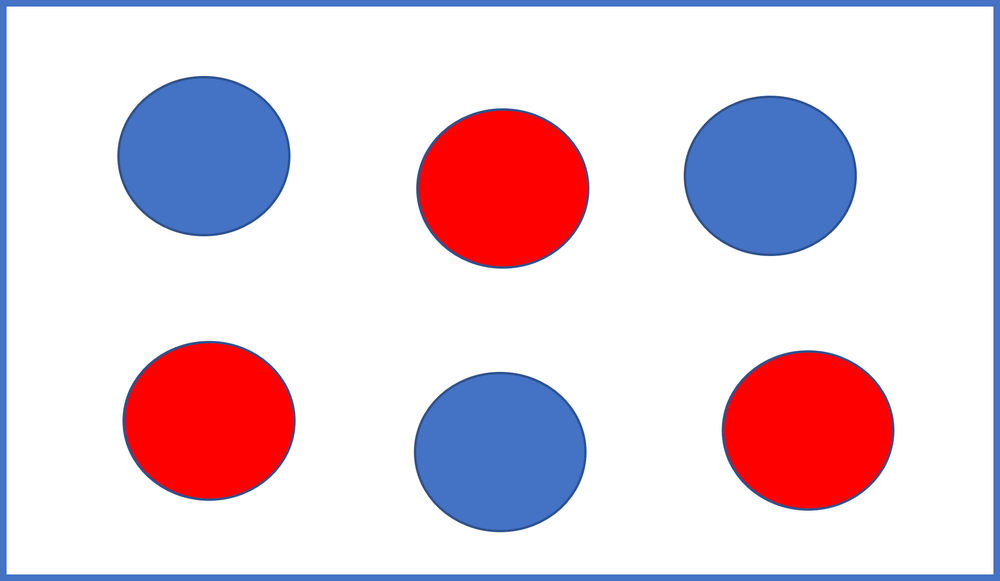
#> input picture 189304/24oct/image.png, 1000 x 581 px, shrunk from 2131 x 1239 before the run
$ python ejemplo.py
#> lines starting #> are read from the running program, lines starting #| are printed output that depends on the picture; after the words box and inside, x2 and y2 are one past the last pixel; in counts of white or black regions, pixels touching at a corner belong together
import cv2, os
import numpy as np

cwd = os.path.dirname(os.path.abspath(__file__))
os.chdir(cwd)

image = cv2.imread('image.png')
#> image is the input picture: shape (581, 1000, 3); mean B, G, R 218.2, 205.7, 225.8
original = image.copy()
cv2.imshow('Original', image)

image = cv2.cvtColor(image, cv2.COLOR_BGR2HSV)
#> image: shape (581, 1000, 3); mean H, S, V 18.8, 52.8, 245.1

# Rojo (Hue) de 0 a 20 y de 170 a 180
lower1 = np.array([0, 128, 128])
upper1 = np.array([10, 255, 255])

lower2 = np.array([170, 128, 128])
upper2 = np.array([179, 255, 255])

mask_red_1 = cv2.inRange(image, lower1, upper1)
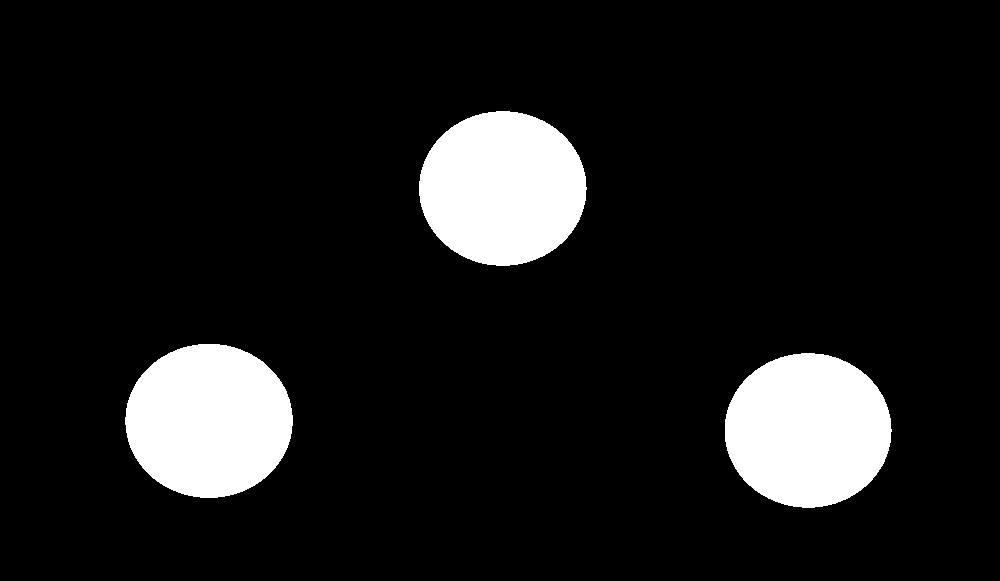
#> mask_red_1: shape (581, 1000); 10.5% white; 3 white regions, box (x1, y1, x2, y2) and area: (419, 111, 587, 266) 20330, (725, 353, 892, 508) 20271, (125, 344, 293, 498) 20269
mask_red_2 = cv2.inRange(image, lower2, upper2)
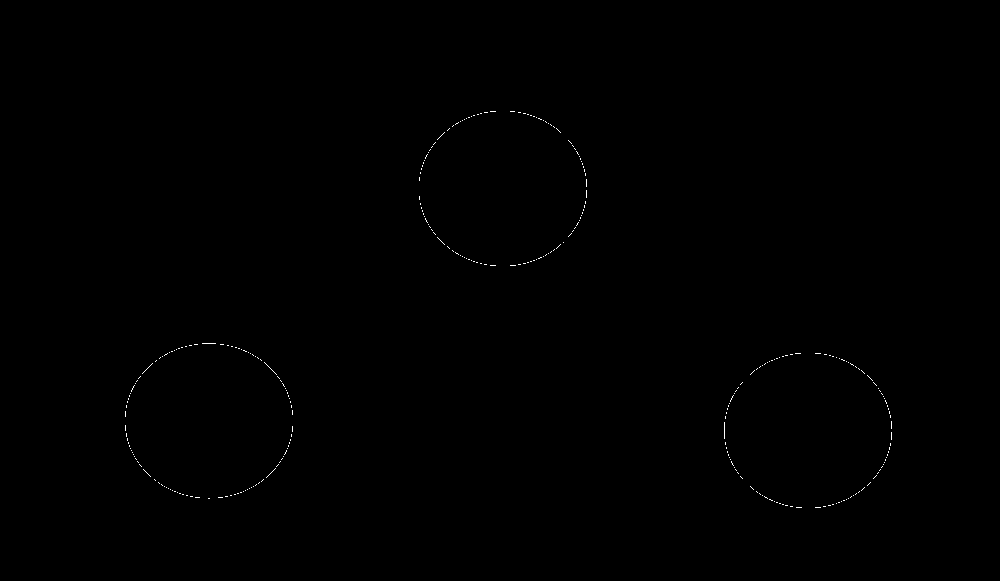
#> mask_red_2: shape (581, 1000); 0.14% white in thin lines or dots, all inside (x1, y1, x2, y2) = (125, 111, 892, 508)
mask_red = cv2.bitwise_or(mask_red_1, mask_red_2)
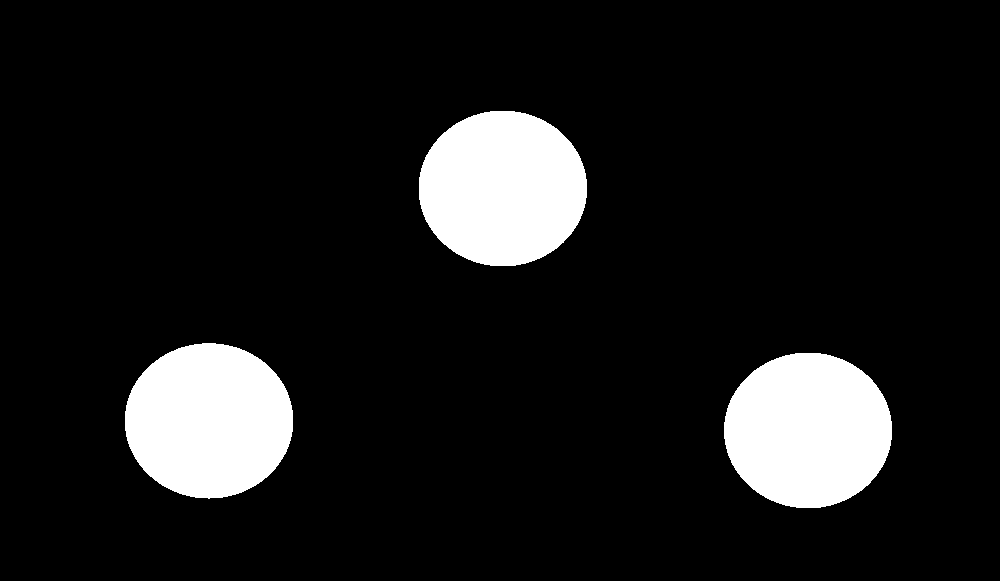
#> mask_red: shape (581, 1000); 10.6% white; 3 white regions

countours, _ = cv2.findContours(mask_red, cv2.RETR_EXTERNAL, cv2.CHAIN_APPROX_SIMPLE)
#> countours = 3 contours; box (x1, y1, x2, y2) and area: (419, 111, 587, 266) 20372, (125, 343, 293, 499) 20321, (724, 353, 892, 508) 20320
cv2.drawContours(original, countours, -1, (0, 255, 0), 2)
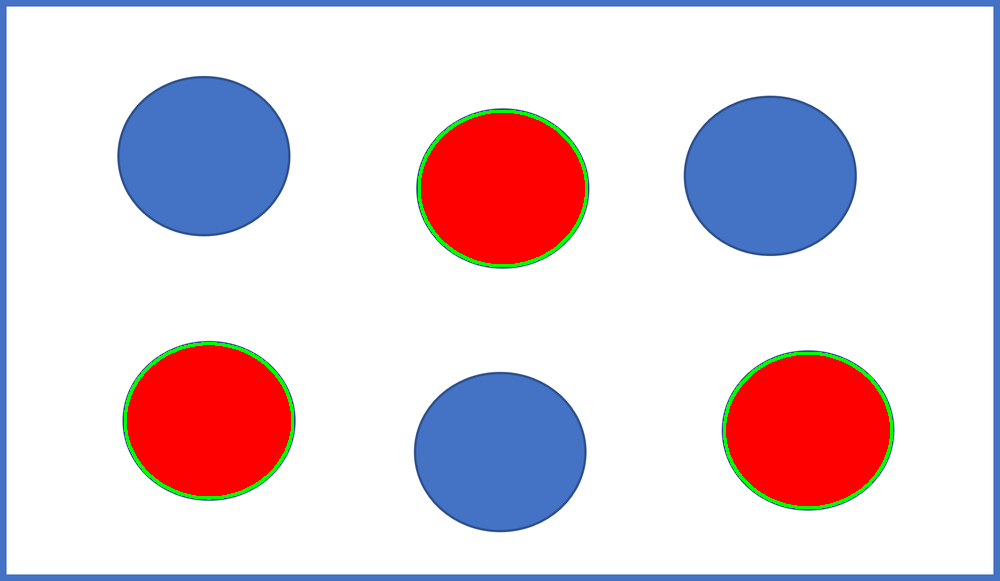
#> original: shape (581, 1000, 3); 0.9% of pixels changed, all inside (x1, y1, x2, y2) = (124, 110, 893, 509)

cv2.imshow('Mask Red', mask_red)
cv2.imshow('Image', original)

cv2.waitKey(0)
cv2.destroyAllWindows()

$ run again, with 189304/24oct/first_algorithm.png copied over 189304/24oct/image.png
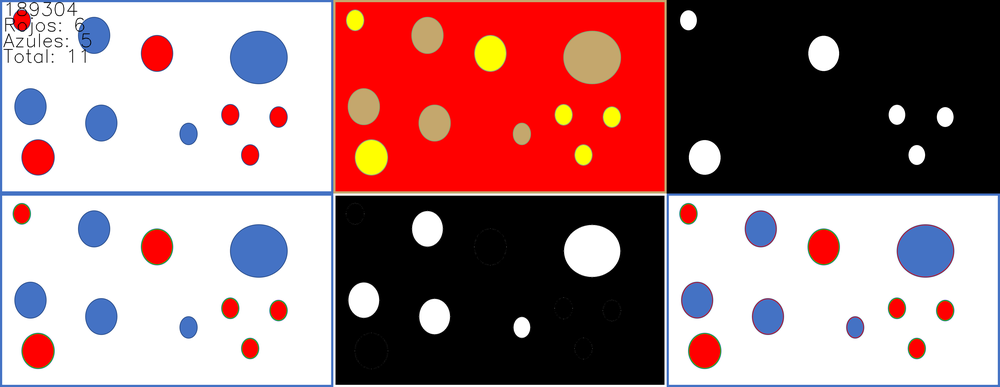
#> input picture 189304/24oct/first_algorithm.png, 1000 x 387 px, shrunk from 6396 x 2478 before the run
#> image is the input picture: shape (387, 1000, 3); mean B, G, R 126.5, 124.8, 162.7
#> image: shape (387, 1000, 3); mean H, S, V 10.7, 55.7, 170.6
#> `mask_red_1 = cv2.inRange(image, lower1, upper1)`:
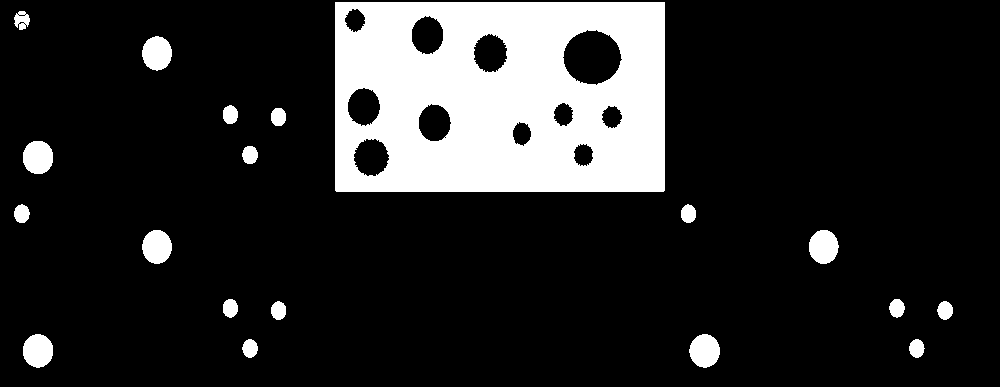
#> mask_red_1: shape (387, 1000); 15.9% white; 19 white regions, largest, box (x1, y1, x2, y2) and area: (335, 2, 665, 192) 54022, (23, 141, 53, 174) 810, (142, 36, 172, 71) 805
#> mask_red_2: shape (387, 1000); 0.17% white in thin lines or dots, all inside (x1, y1, x2, y2) = (14, 9, 954, 338)
#> mask_red: shape (387, 1000); 16.1% white; 111 white regions (92 under 20 px)
#> countours = 111 contours, 92 with area under 20; largest, box (x1, y1, x2, y2) and area: (335, 2, 665, 192) 62180, (22, 140, 54, 175) 820, (142, 36, 172, 71) 802, (689, 334, 720, 368) 758, (23, 334, 53, 368) 758
#> `cv2.drawContours(original, countours, -1, (0, 255, 0), 2)`:
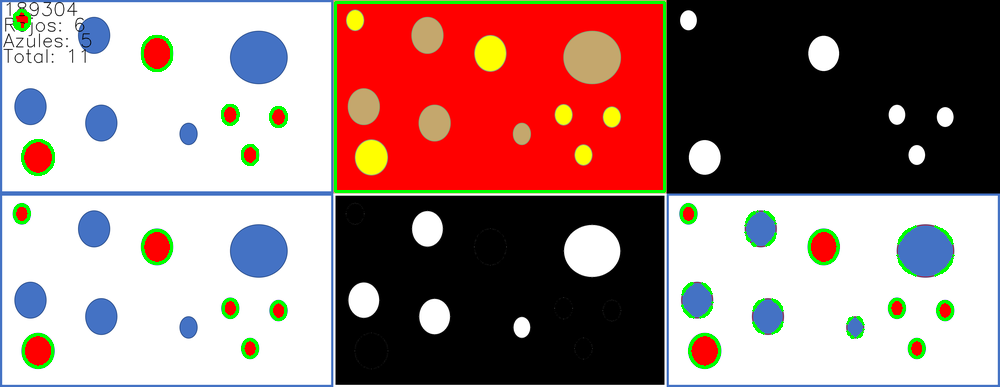
#> original: shape (387, 1000, 3); 2.18% of pixels changed, all inside (x1, y1, x2, y2) = (13, 1, 955, 369)

$ run again, with 189304/24oct/second_algorithm.png copied over 189304/24oct/image.png
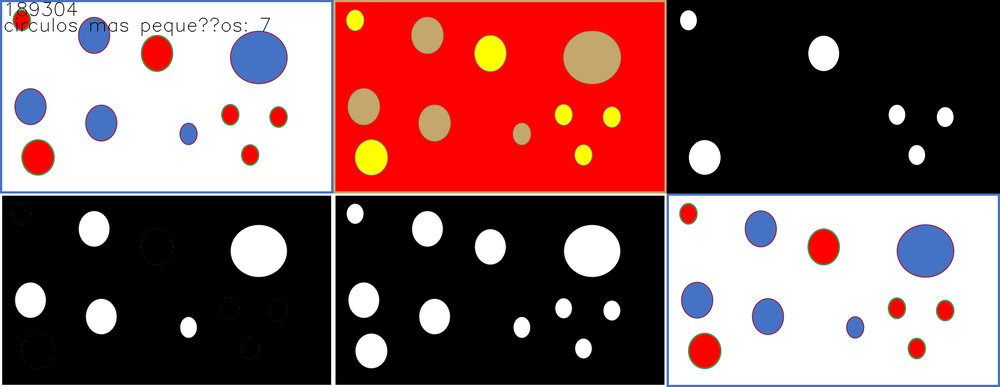
#> input picture 189304/24oct/second_algorithm.png, 1000 x 387 px, shrunk from 6396 x 2478 before the run
#> image is the input picture: shape (387, 1000, 3); mean B, G, R 93.7, 93.8, 131.1
#> image: shape (387, 1000, 3); mean H, S, V 7.6, 50.4, 136.2
#> `mask_red_1 = cv2.inRange(image, lower1, upper1)`:
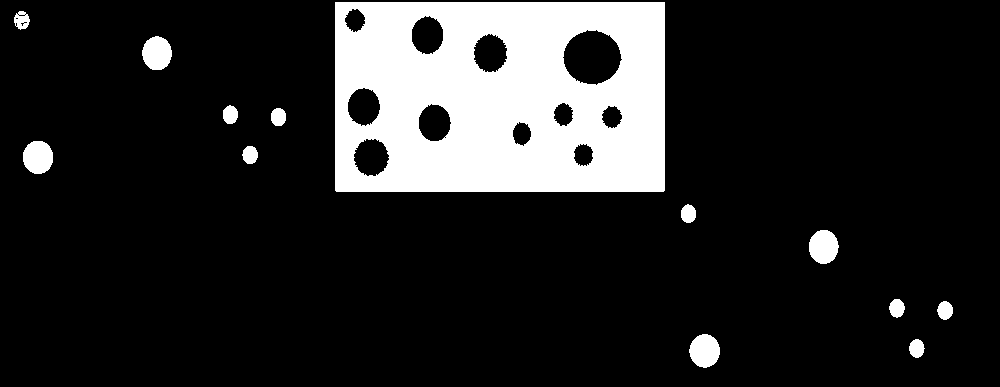
#> mask_red_1: shape (387, 1000); 15.2% white; 13 white regions, largest, box (x1, y1, x2, y2) and area: (335, 2, 665, 192) 54022, (689, 334, 720, 368) 803, (23, 141, 53, 174) 799
#> mask_red_2: shape (387, 1000); 0.18% white in thin lines or dots, all inside (x1, y1, x2, y2) = (15, 9, 954, 338)
#> mask_red: shape (387, 1000); 15.4% white; 198 white regions (185 under 20 px)
#> countours = 198 contours, 185 with area under 20; largest, box (x1, y1, x2, y2) and area: (335, 2, 665, 192) 62180, (689, 334, 720, 368) 758, (23, 141, 53, 174) 754, (809, 230, 839, 264) 750, (142, 36, 172, 70) 746
#> `cv2.drawContours(original, countours, -1, (0, 255, 0), 2)`:
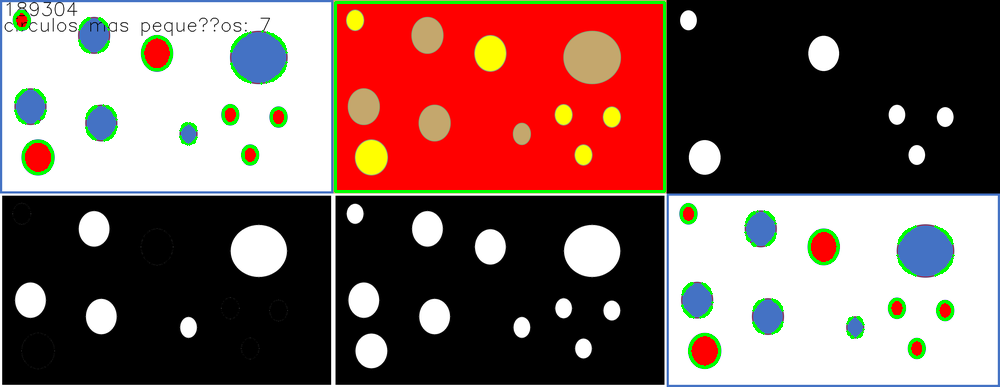
#> original: shape (387, 1000, 3); 2.11% of pixels changed, all inside (x1, y1, x2, y2) = (13, 1, 955, 369)
